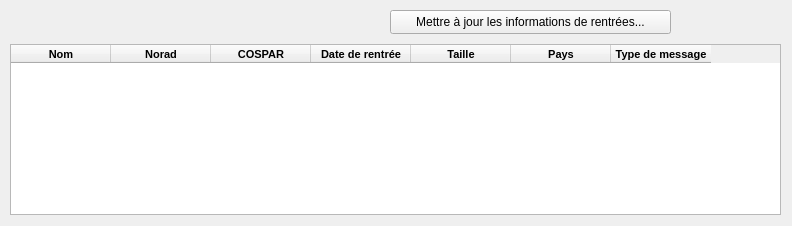
<?xml version="1.0" encoding="UTF-8"?>
<ui version="4.0">
 <class>InformationsRentrees</class>
 <widget class="QFrame" name="InformationsRentrees">
  <property name="geometry">
   <rect>
    <x>0</x>
    <y>0</y>
    <width>792</width>
    <height>226</height>
   </rect>
  </property>
  <property name="windowTitle">
   <string/>
  </property>
  <widget class="QTableWidget" name="rentrees">
   <property name="geometry">
    <rect>
     <x>10</x>
     <y>44</y>
     <width>771</width>
     <height>171</height>
    </rect>
   </property>
   <property name="font">
    <font>
     <pointsize>8</pointsize>
    </font>
   </property>
   <property name="horizontalScrollBarPolicy">
    <enum>Qt::ScrollBarPolicy::ScrollBarAlwaysOff</enum>
   </property>
   <property name="editTriggers">
    <set>QAbstractItemView::EditTrigger::NoEditTriggers</set>
   </property>
   <property name="dragDropOverwriteMode">
    <bool>false</bool>
   </property>
   <property name="alternatingRowColors">
    <bool>false</bool>
   </property>
   <property name="selectionMode">
    <enum>QAbstractItemView::SelectionMode::SingleSelection</enum>
   </property>
   <property name="selectionBehavior">
    <enum>QAbstractItemView::SelectionBehavior::SelectRows</enum>
   </property>
   <property name="sortingEnabled">
    <bool>true</bool>
   </property>
   <property name="wordWrap">
    <bool>false</bool>
   </property>
   <property name="cornerButtonEnabled">
    <bool>false</bool>
   </property>
   <property name="columnCount">
    <number>7</number>
   </property>
   <attribute name="verticalHeaderVisible">
    <bool>false</bool>
   </attribute>
   <column>
    <property name="text">
     <string>Nom</string>
    </property>
    <property name="font">
     <font>
      <bold>true</bold>
     </font>
    </property>
   </column>
   <column>
    <property name="text">
     <string>Norad</string>
    </property>
    <property name="font">
     <font>
      <bold>true</bold>
     </font>
    </property>
   </column>
   <column>
    <property name="text">
     <string>COSPAR</string>
    </property>
    <property name="font">
     <font>
      <bold>true</bold>
     </font>
    </property>
   </column>
   <column>
    <property name="text">
     <string extracomment="Date and hour">Date de rentrée</string>
    </property>
    <property name="font">
     <font>
      <bold>true</bold>
     </font>
    </property>
   </column>
   <column>
    <property name="text">
     <string>Taille</string>
    </property>
    <property name="font">
     <font>
      <bold>true</bold>
     </font>
    </property>
   </column>
   <column>
    <property name="text">
     <string>Pays</string>
    </property>
    <property name="font">
     <font>
      <bold>true</bold>
     </font>
    </property>
   </column>
   <column>
    <property name="text">
     <string>Type de message</string>
    </property>
    <property name="font">
     <font>
      <bold>true</bold>
     </font>
    </property>
   </column>
  </widget>
  <widget class="QPushButton" name="majRentrees">
   <property name="geometry">
    <rect>
     <x>390</x>
     <y>10</y>
     <width>281</width>
     <height>24</height>
    </rect>
   </property>
   <property name="text">
    <string>Mettre à jour les informations de rentrées...</string>
   </property>
  </widget>
 </widget>
 <resources/>
 <connections/>
</ui>
